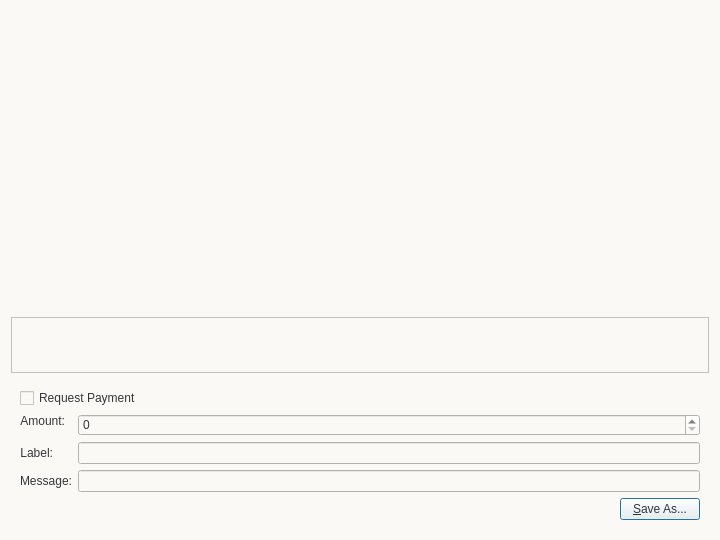
<?xml version="1.0" encoding="UTF-8"?>
<ui version="4.0">
 <class>QRCodeDialog</class>
 <widget class="QDialog" name="QRCodeDialog">
  <property name="geometry">
   <rect>
    <x>0</x>
    <y>0</y>
    <width>720</width>
    <height>540</height>
   </rect>
  </property>
  <property name="windowTitle">
   <string>QR Code Dialog</string>
  </property>
  <property name="styleSheet">
   <string notr="true">color:#33363b; font-size:12px; font-family:&quot;Open Sans Bold&quot;;background-color:#fbf9f6;</string>
  </property>
  <layout class="QVBoxLayout" name="verticalLayout_3">
   <item>
    <widget class="QLabel" name="lblQRCode">
     <property name="sizePolicy">
      <sizepolicy hsizetype="Expanding" vsizetype="Expanding">
       <horstretch>0</horstretch>
       <verstretch>0</verstretch>
      </sizepolicy>
     </property>
     <property name="minimumSize">
      <size>
       <width>300</width>
       <height>300</height>
      </size>
     </property>
     <property name="textFormat">
      <enum>Qt::PlainText</enum>
     </property>
     <property name="alignment">
      <set>Qt::AlignCenter</set>
     </property>
     <property name="wordWrap">
      <bool>true</bool>
     </property>
    </widget>
   </item>
   <item>
    <widget class="QPlainTextEdit" name="outUri">
     <property name="sizePolicy">
      <sizepolicy hsizetype="Expanding" vsizetype="Minimum">
       <horstretch>0</horstretch>
       <verstretch>0</verstretch>
      </sizepolicy>
     </property>
     <property name="minimumSize">
      <size>
       <width>0</width>
       <height>50</height>
      </size>
     </property>
     <property name="tabChangesFocus">
      <bool>true</bool>
     </property>
     <property name="textInteractionFlags">
      <set>Qt::TextSelectableByKeyboard|Qt::TextSelectableByMouse</set>
     </property>
    </widget>
   </item>
   <item>
    <widget class="QWidget" name="widget" native="true">
     <layout class="QVBoxLayout" name="verticalLayout_2">
      <item>
       <widget class="QCheckBox" name="chkReqPayment">
        <property name="enabled">
         <bool>true</bool>
        </property>
        <property name="text">
         <string>Request Payment</string>
        </property>
       </widget>
      </item>
      <item>
       <layout class="QFormLayout" name="formLayout">
        <property name="fieldGrowthPolicy">
         <enum>QFormLayout::AllNonFixedFieldsGrow</enum>
        </property>
        <item row="1" column="0">
         <widget class="QLabel" name="lblLabel">
          <property name="text">
           <string>Label:</string>
          </property>
          <property name="textFormat">
           <enum>Qt::PlainText</enum>
          </property>
          <property name="alignment">
           <set>Qt::AlignRight|Qt::AlignTrailing|Qt::AlignVCenter</set>
          </property>
          <property name="buddy">
           <cstring>lnLabel</cstring>
          </property>
         </widget>
        </item>
        <item row="1" column="1">
         <widget class="QLineEdit" name="lnLabel"/>
        </item>
        <item row="2" column="0">
         <widget class="QLabel" name="lblMessage">
          <property name="text">
           <string>Message:</string>
          </property>
          <property name="textFormat">
           <enum>Qt::PlainText</enum>
          </property>
          <property name="alignment">
           <set>Qt::AlignRight|Qt::AlignTrailing|Qt::AlignVCenter</set>
          </property>
          <property name="buddy">
           <cstring>lnMessage</cstring>
          </property>
         </widget>
        </item>
        <item row="2" column="1">
         <widget class="QLineEdit" name="lnMessage"/>
        </item>
        <item row="0" column="0">
         <widget class="QLabel" name="lblAmount">
          <property name="sizePolicy">
           <sizepolicy hsizetype="Preferred" vsizetype="Maximum">
            <horstretch>0</horstretch>
            <verstretch>0</verstretch>
           </sizepolicy>
          </property>
          <property name="text">
           <string>Amount:</string>
          </property>
          <property name="textFormat">
           <enum>Qt::PlainText</enum>
          </property>
          <property name="alignment">
           <set>Qt::AlignRight|Qt::AlignTrailing|Qt::AlignVCenter</set>
          </property>
          <property name="buddy">
           <cstring>lnReqAmount</cstring>
          </property>
         </widget>
        </item>
        <item row="0" column="1">
         <widget class="BitcoinAmountField" name="lnReqAmount">
          <property name="enabled">
           <bool>false</bool>
          </property>
          <property name="minimumSize">
           <size>
            <width>80</width>
            <height>0</height>
           </size>
          </property>
         </widget>
        </item>
       </layout>
      </item>
      <item>
       <layout class="QHBoxLayout" name="horizontalLayout">
        <item>
         <spacer name="horizontalSpacer">
          <property name="orientation">
           <enum>Qt::Horizontal</enum>
          </property>
          <property name="sizeHint" stdset="0">
           <size>
            <width>40</width>
            <height>20</height>
           </size>
          </property>
         </spacer>
        </item>
        <item>
         <widget class="QPushButton" name="btnSaveAs">
          <property name="text">
           <string>&amp;Save As...</string>
          </property>
         </widget>
        </item>
       </layout>
      </item>
     </layout>
    </widget>
   </item>
  </layout>
 </widget>
 <customwidgets>
  <customwidget>
   <class>BitcoinAmountField</class>
   <extends>QSpinBox</extends>
   <header>bitcoinamountfield.h</header>
   <container>1</container>
  </customwidget>
 </customwidgets>
 <resources/>
 <connections>
  <connection>
   <sender>chkReqPayment</sender>
   <signal>clicked(bool)</signal>
   <receiver>lnReqAmount</receiver>
   <slot>setEnabled(bool)</slot>
   <hints>
    <hint type="sourcelabel">
     <x>92</x>
     <y>285</y>
    </hint>
    <hint type="destinationlabel">
     <x>98</x>
     <y>311</y>
    </hint>
   </hints>
  </connection>
 </connections>
</ui>
